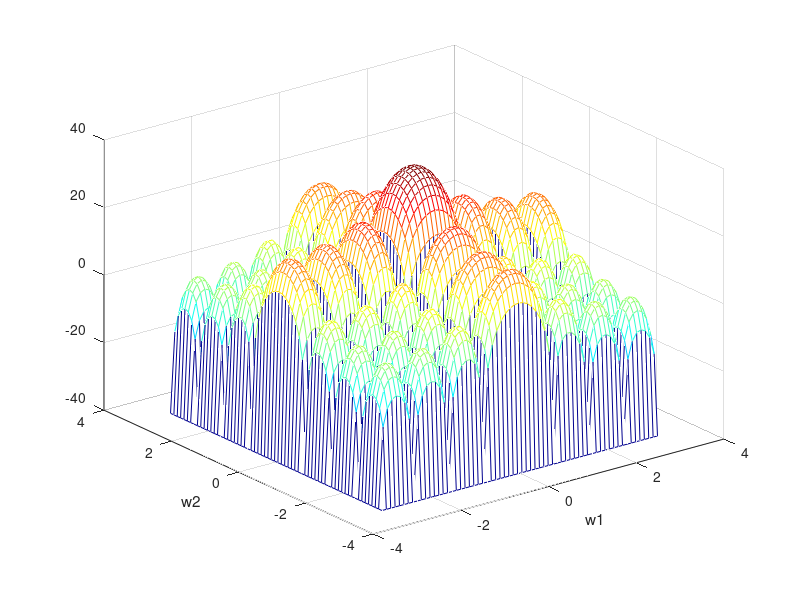
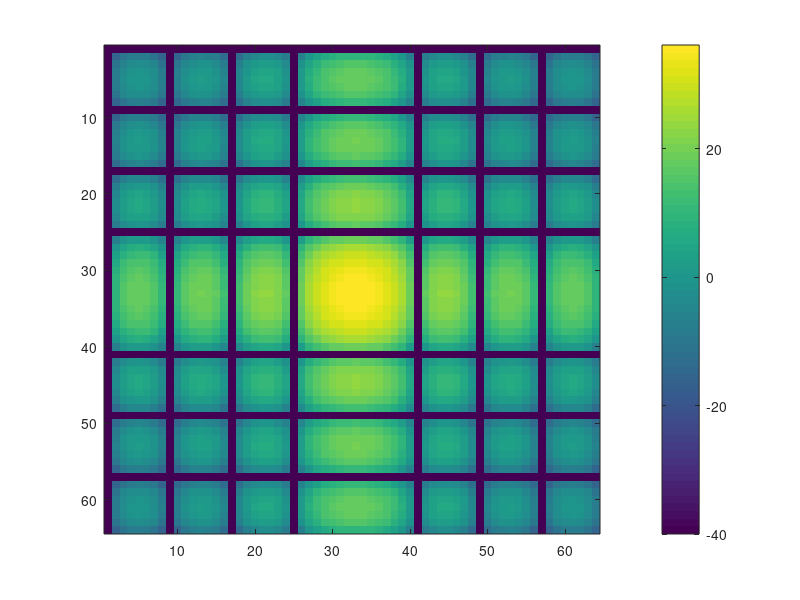

Write the MATLAB code that produced these figures, in order. (Note: this script raises an error after producing the figures.)
clc;
clear all; 
close all;
%% Given specifications
N1=8;
N2=8;
x=ones(N1,N2);
X=fft2(x,64,64);    %2d FFT
ax=-pi:2*pi/63:pi;
%% Plotting 3 dimensions using fourier transform of 2D window 
colormap('default');
mesh(ax,ax,20*log10(abs(fftshift(X'))+0.01));   % Constant 0.01 will render a floor at -40db
xlabel('w1');
ylabel('w2');
colormap(jet(64))
figure
imagesc(20*log10(abs(fftshift(X'))+0.01))   % Will put the origin of frequency in the center
colorbar
figure
colormap('default') % Display the default image
load hhp1
Hf=20*log(abs(fftshift(fft2(h,64,64)))+0.01)./2.303;
ax=pi:(2*pi)/63:pi;
figure
mesh(ax,ax,n);
Z=filter2(h,In);
figure
imshow(mat2gray(Z));